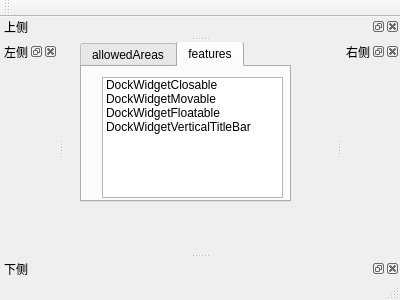
<?xml version="1.0" encoding="UTF-8"?>
<ui version="4.0">
 <class>MainWindowDock</class>
 <widget class="QMainWindow" name="MainWindowDock">
  <property name="geometry">
   <rect>
    <x>0</x>
    <y>0</y>
    <width>400</width>
    <height>300</height>
   </rect>
  </property>
  <property name="windowTitle">
   <string>MainWindowDock</string>
  </property>
  <widget class="QWidget" name="centralWidget">
   <widget class="QTabWidget" name="tabWidget">
    <property name="geometry">
     <rect>
      <x>16</x>
      <y>-1</y>
      <width>211</width>
      <height>161</height>
     </rect>
    </property>
    <property name="currentIndex">
     <number>1</number>
    </property>
    <widget class="QWidget" name="tab">
     <attribute name="title">
      <string>allowedAreas</string>
     </attribute>
     <widget class="QListWidget" name="listWidget_areas">
      <property name="geometry">
       <rect>
        <x>10</x>
        <y>10</y>
        <width>191</width>
        <height>121</height>
       </rect>
      </property>
      <item>
       <property name="text">
        <string>LeftDockWidgetArea</string>
       </property>
       <property name="checkState">
        <enum>Unchecked</enum>
       </property>
      </item>
      <item>
       <property name="text">
        <string>RightDockWidgetArea</string>
       </property>
       <property name="checkState">
        <enum>Unchecked</enum>
       </property>
      </item>
      <item>
       <property name="text">
        <string>TopDoclWidgetArea</string>
       </property>
       <property name="checkState">
        <enum>Unchecked</enum>
       </property>
      </item>
      <item>
       <property name="text">
        <string>BottonDockWidgetArea</string>
       </property>
       <property name="checkState">
        <enum>Unchecked</enum>
       </property>
      </item>
     </widget>
    </widget>
    <widget class="QWidget" name="tab_2">
     <attribute name="title">
      <string>features</string>
     </attribute>
     <widget class="QListWidget" name="listWidget_features">
      <property name="geometry">
       <rect>
        <x>20</x>
        <y>10</y>
        <width>181</width>
        <height>121</height>
       </rect>
      </property>
      <item>
       <property name="text">
        <string>DockWidgetClosable</string>
       </property>
       <property name="checkState">
        <enum>Unchecked</enum>
       </property>
      </item>
      <item>
       <property name="text">
        <string>DockWidgetMovable</string>
       </property>
       <property name="checkState">
        <enum>Unchecked</enum>
       </property>
      </item>
      <item>
       <property name="text">
        <string>DockWidgetFloatable</string>
       </property>
       <property name="checkState">
        <enum>Unchecked</enum>
       </property>
      </item>
      <item>
       <property name="text">
        <string>DockWidgetVerticalTitleBar</string>
       </property>
       <property name="checkState">
        <enum>Unchecked</enum>
       </property>
      </item>
     </widget>
    </widget>
   </widget>
  </widget>
  <widget class="QMenuBar" name="menuBar">
   <property name="geometry">
    <rect>
     <x>0</x>
     <y>0</y>
     <width>400</width>
     <height>23</height>
    </rect>
   </property>
  </widget>
  <widget class="QToolBar" name="mainToolBar">
   <attribute name="toolBarArea">
    <enum>TopToolBarArea</enum>
   </attribute>
   <attribute name="toolBarBreak">
    <bool>false</bool>
   </attribute>
  </widget>
  <widget class="QStatusBar" name="statusBar"/>
  <widget class="QDockWidget" name="dockWidget">
   <property name="windowTitle">
    <string>上侧</string>
   </property>
   <attribute name="dockWidgetArea">
    <number>4</number>
   </attribute>
   <widget class="QWidget" name="dockWidgetContents"/>
  </widget>
  <widget class="QDockWidget" name="dockWidget_2">
   <property name="windowTitle">
    <string>左侧</string>
   </property>
   <attribute name="dockWidgetArea">
    <number>1</number>
   </attribute>
   <widget class="QWidget" name="dockWidgetContents_2"/>
  </widget>
  <widget class="QDockWidget" name="dockWidget_3">
   <property name="windowTitle">
    <string>右侧</string>
   </property>
   <attribute name="dockWidgetArea">
    <number>2</number>
   </attribute>
   <widget class="QWidget" name="dockWidgetContents_3"/>
  </widget>
  <widget class="QDockWidget" name="dockWidget_4">
   <property name="windowTitle">
    <string>下侧</string>
   </property>
   <attribute name="dockWidgetArea">
    <number>8</number>
   </attribute>
   <widget class="QWidget" name="dockWidgetContents_4"/>
  </widget>
 </widget>
 <layoutdefault spacing="6" margin="11"/>
 <resources/>
 <connections/>
</ui>
